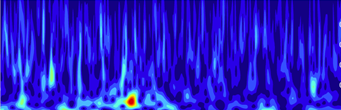
#> input picture open_cv/Input_Images/HFO.png, 341 x 110 px
$ python hfo.py
#> lines starting #> are read from the running program, lines starting #| are printed output that depends on the picture; after the words box and inside, x2 and y2 are one past the last pixel; in counts of white or black regions, pixels touching at a corner belong together
import numpy as np
import cv2 as cv2
import os
import matplotlib.pyplot as plt

"""
Object Detection, Contour detection
"""

sep_ids_ls = [sep_idx for sep_idx, str_char in enumerate(__file__) if str_char == os.sep]
curr_path = __file__[0:sep_ids_ls[-1]] + os.sep
in_path = __file__[0:sep_ids_ls[-3]]+ os.sep + "Input_Images"+ os.sep
out_path = __file__[0:sep_ids_ls[-3]]+ os.sep + "Output_Images"+ os.sep
os.makedirs(out_path, exist_ok=True)


# HFO Spectrogram
test_img_path  = os.path.join(in_path, "HFO.png")
color_img = cv2.imread(test_img_path, 1)
#> color_img is the input picture: shape (110, 341, 3); mean B, G, R 200.5, 26, 38.3
color_img = cv2.resize(color_img, (1000, 600), interpolation=cv2.INTER_LINEAR)
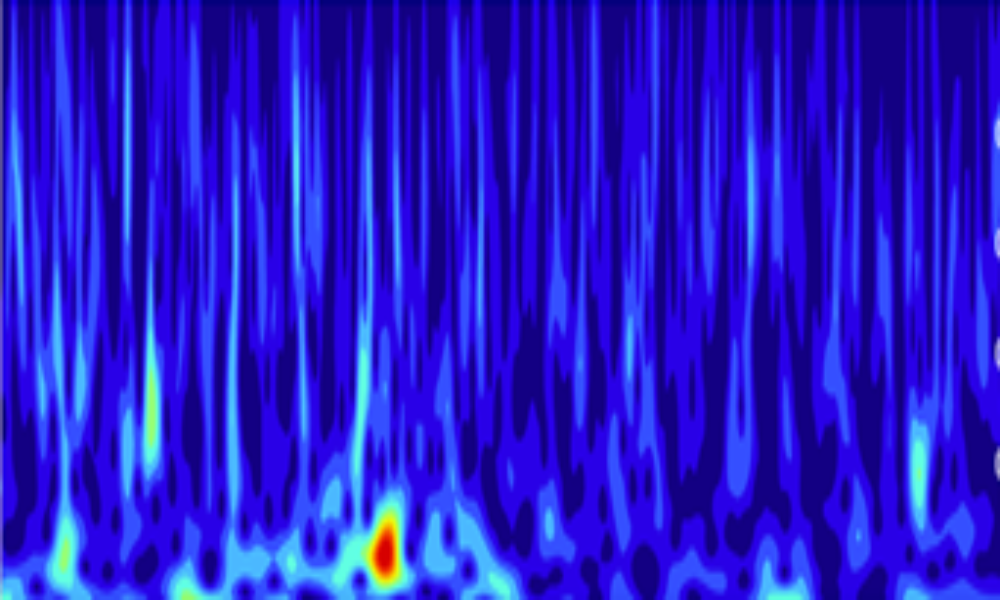
#> color_img: shape (600, 1000, 3); mean B, G, R 200.4, 26, 38.2
height, width = color_img.shape[0:2]
#> height = 600; width = 1000
cv2.imshow("Original_Image", color_img)

# Extract channels
b = color_img[:,:,0]
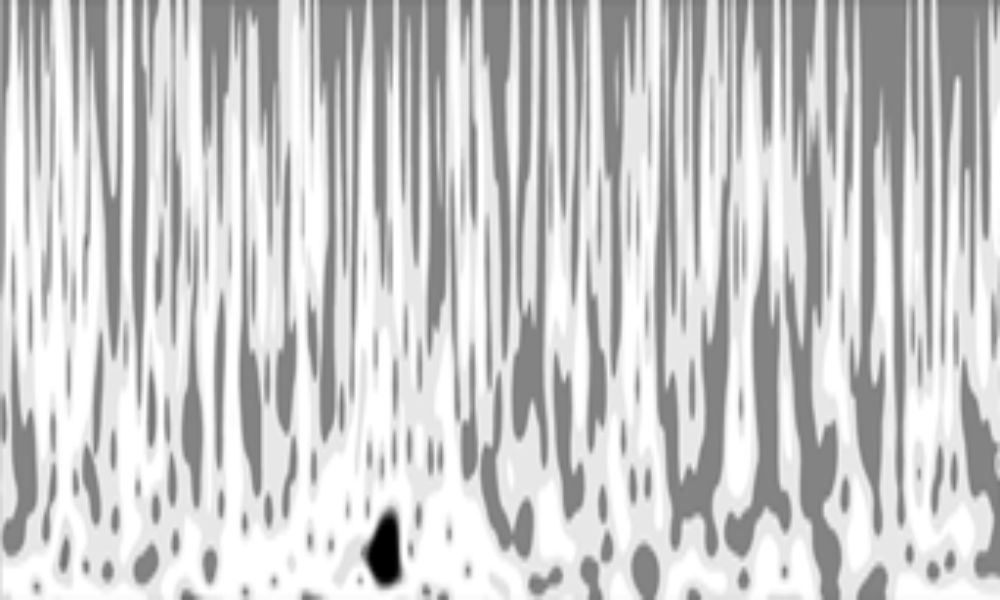
#> b: shape (600, 1000); min 0, max 255, mean 200.4
g = color_img[:,:,1]
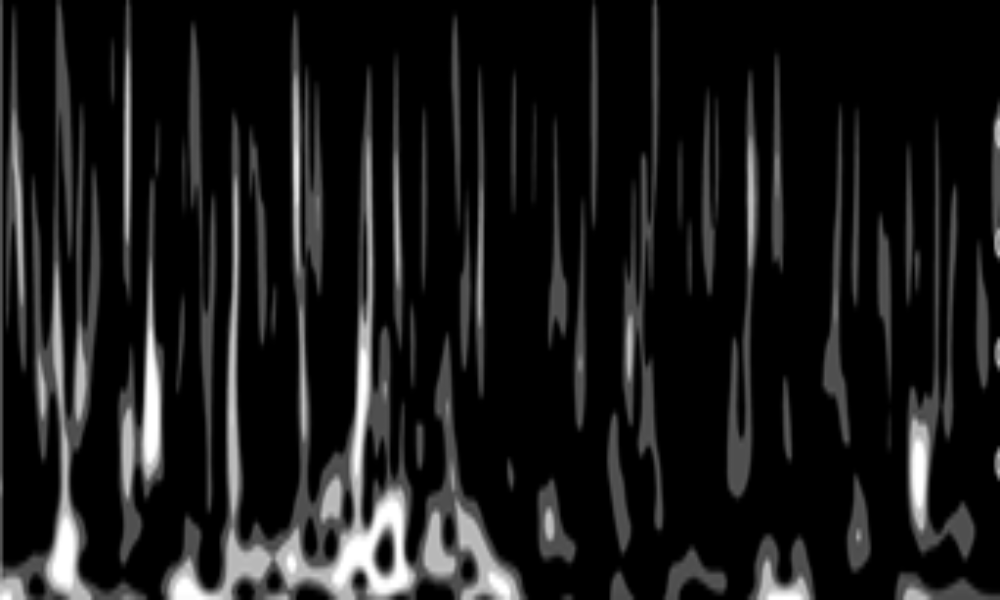
#> g: shape (600, 1000); min 0, max 255, mean 26
r = color_img[:,:,2]
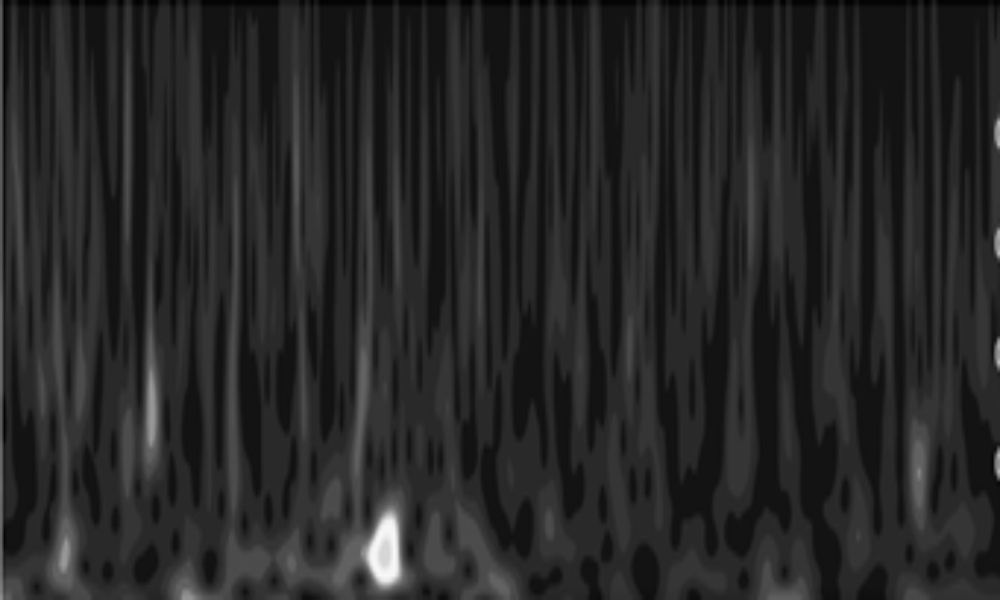
#> r: shape (600, 1000); min 0, max 249, mean 38.2

# Only Red channel image
r_hfo_img = cv2.merge((r,r,r))
cv2.imshow("RED_HFO", r_hfo_img)

# To Gray scale
gray_hfo_img = r#cv2.cvtColor(r_hfo_img, cv2.COLOR_RGB2GRAY)
cv2.imshow("Gray_HFO", r_hfo_img)

# Simple Thresholding
th = 99.99
ret, th_hfo_img = cv2.threshold(gray_hfo_img, th, 255, cv2.THRESH_BINARY)
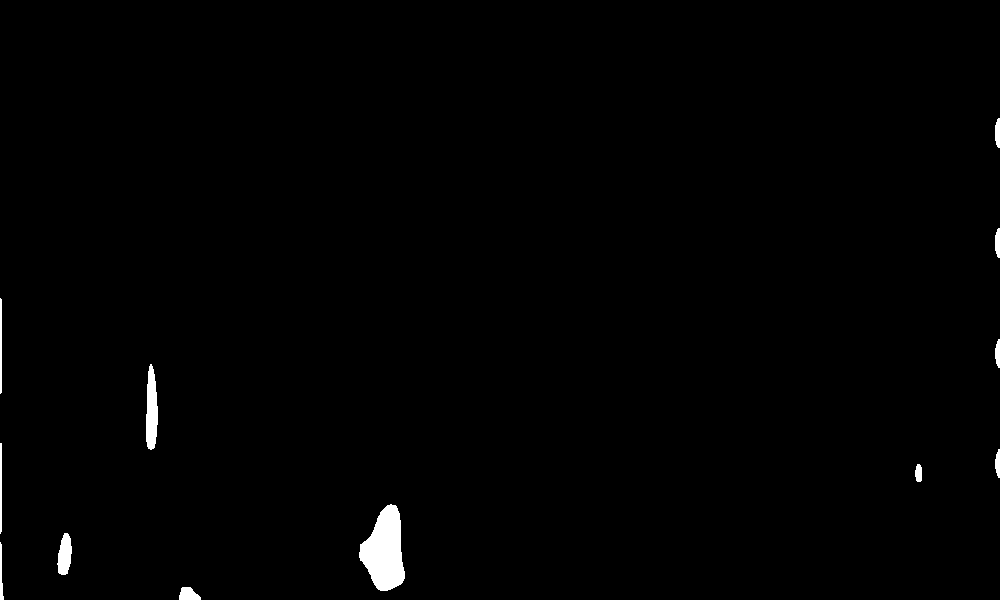
#> th_hfo_img: shape (600, 1000); 0.86% white; 12 white regions, largest, box (x1, y1, x2, y2) and area: (359, 504, 405, 591) 2631, (146, 364, 158, 450) 788, (57, 533, 72, 575) 454
#> ret = 99
cv2.imshow("Simple_Th_HFO", th_hfo_img)

# Adaptive Thresholding
neighborhood_param = 115
adapt_th_hfo_img = cv2.adaptiveThreshold(gray_hfo_img, 255, cv2.ADAPTIVE_THRESH_GAUSSIAN_C, cv2.THRESH_BINARY, neighborhood_param, 1)
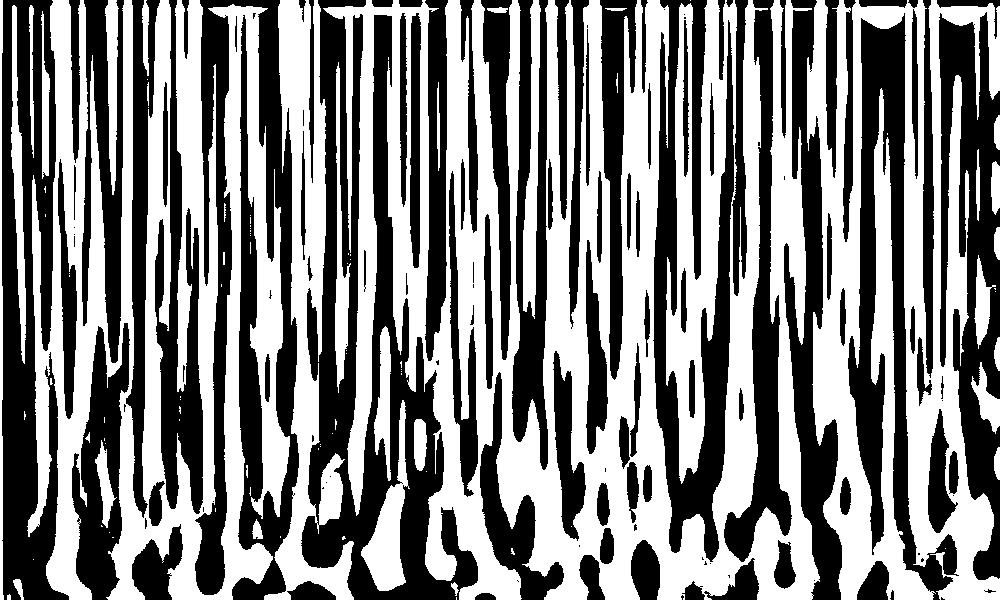
#> adapt_th_hfo_img: shape (600, 1000); 50.9% white; 134 black regions (39 under 20 px)
#cv2.imshow("Adaptive_Th_HFO", adapt_th_hfo_img)

# Find Contours
# Stretch original image to the dimensions 600 x 600 bu this time using nearest interpolation mode
contours, hierarchy = cv2.findContours(th_hfo_img, cv2.RETR_TREE , cv2.CHAIN_APPROX_SIMPLE)
#> contours = 12 contours; largest, box (x1, y1, x2, y2) and area: (359, 504, 405, 591) 2532, (146, 364, 158, 450) 700, (57, 533, 72, 575) 408, (179, 587, 201, 600) 185, (995, 118, 1000, 148) 96

color_img2 = color_img.copy()
index = -1
thickness = 4
color = (255, 0, 255)
maxLevel = 0
#> (the run stopped early here; a loop or call above may not have finished)
